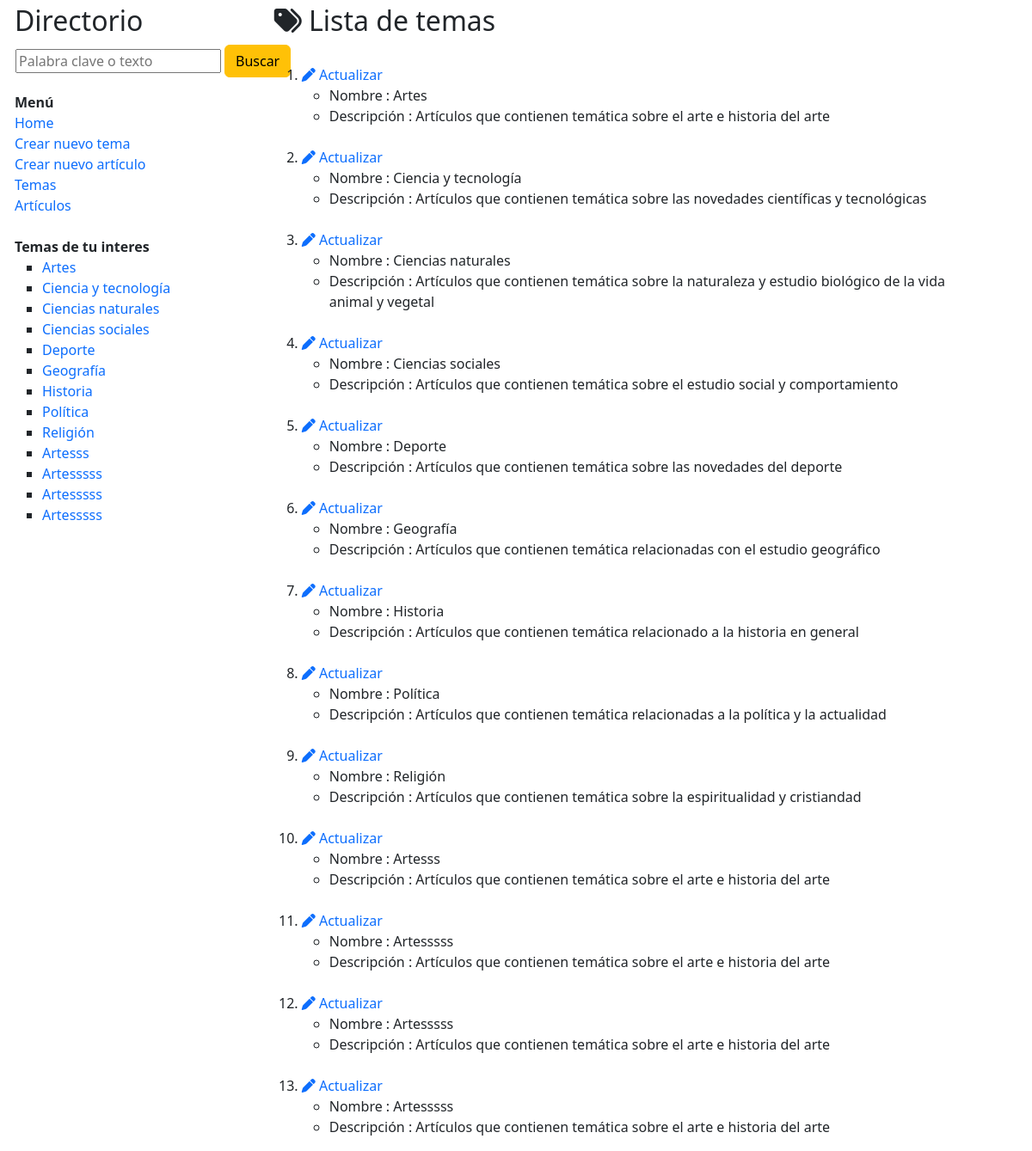
/temas, run on an earlier commit of the app's database.
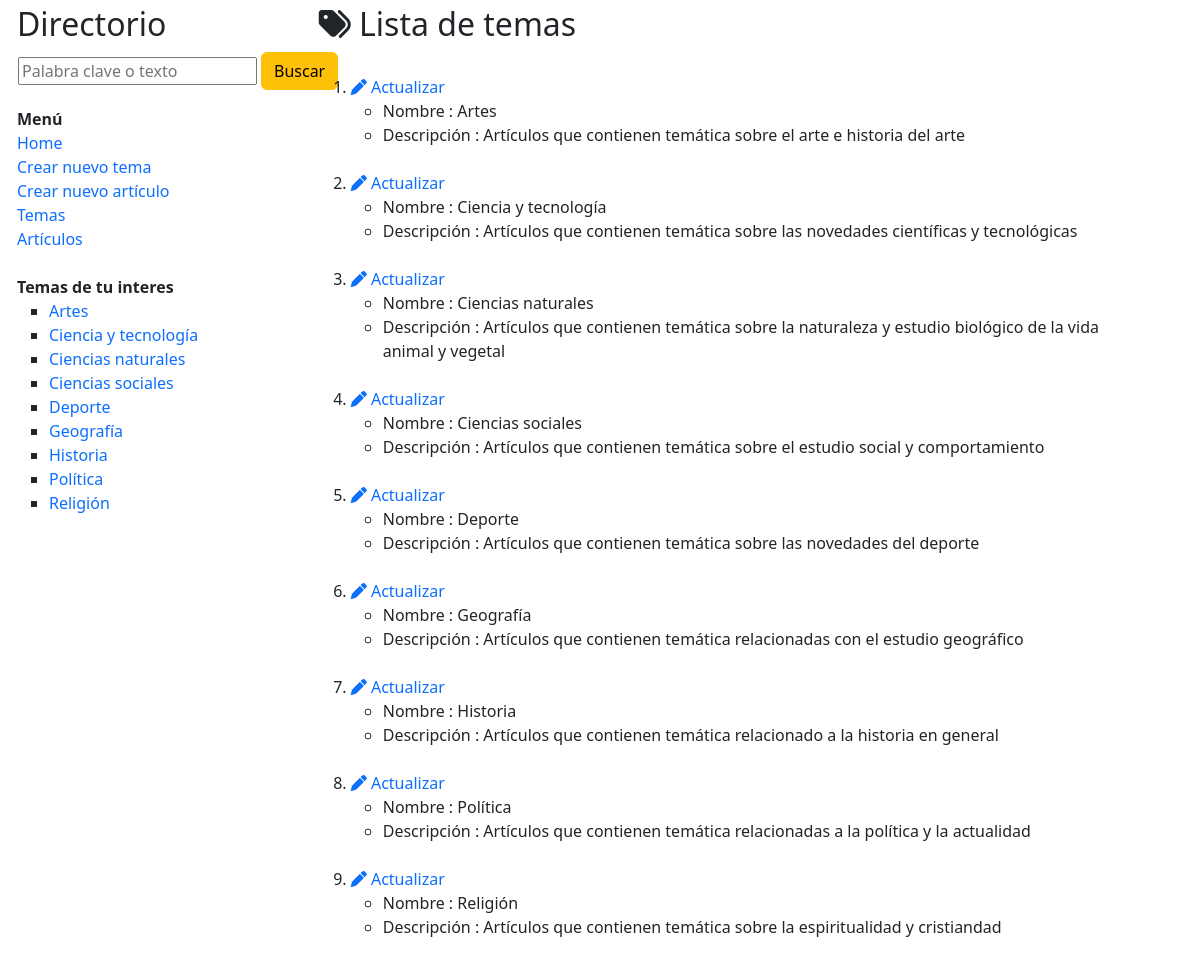
And on a later commit of the database.
### wikiApp/models.py (models this page shows)
class temaWiki(models.Model):
    nombre = models.CharField(max_length=128, null=True, blank=True)
    descripcion = models.CharField(max_length=512, null=True, blank=True)

### wikiApp/views.py (the view)
# urls.py: path('temas', views.temas, name='temas'),
def temas(request):
    listaTemas = temaWiki.objects.all()
    return render(request,'temas.html',{
        'listaTemas': listaTemas
    })

### wikiApp/templates/temas.html (shortened to what this page needs)
{% extends "layout.html" %}
{% block contenido %}
    <h2><i class="fa-solid fa-tags"></i> Lista de temas</h2>
    <ol>
        {% for tema in listaTemas %}
        <br>
        <li><a href="{% url 'wikiApp:actualizarTema' tema.id %}"><i class="fa-solid fa-pen"></i> Actualizar</a>
            <ul>
                <li>Nombre : {{ tema.nombre }}</li>
                <li>Descripción : {{ tema.descripcion }}</li>
            </ul>
        </li>
        {% endfor %}
    </ol>
{% endblock %}

### wikiApp/templates/layout.html (shortened to what this page needs)
{% load static %}
<html>
<head>
    <link href="https://cdn.jsdelivr.net/npm/bootstrap@5.3.0/dist/css/bootstrap.min.css" rel="stylesheet">
    <link rel="stylesheet" href="https://cdnjs.cloudflare.com/ajax/libs/font-awesome/6.3.0/css/all.min.css" />
    <link rel="stylesheet" href="{% static 'css/estilos.css'%}">
</head>
<body>
    <div class="row" style="margin-left:5px; margin-top:5px">
        <div class="col-3">
            <h2>Directorio</h2>
            <div>
                <form method="post" action="{% url 'wikiApp:buscarArticulo' %}">
                    <table>
                        <tr>
                            <td><input type="text" name="texto" placeholder="Palabra clave o texto"></td>
                            <td width="10"></td>
                            <td><input class="btn btn-warning" type="submit" value="Buscar"></td>
                        </tr>
                    </table>
                </form>
            </div>
            <b>Menú</b>
            <div>
                <a href="{% url 'wikiApp:inicio' %}"  >Home</a>
            </div>
            <div>
                <a href="{% url 'wikiApp:nuevoTema' %}">Crear nuevo tema</a>
            </div>
            <div>
                <a href="{% url 'wikiApp:nuevoArticulo' %}">Crear nuevo artículo</a>
            </div>
            <div>
                <a href="{% url 'wikiApp:temas' %}">Temas</a>
            </div>
            <div>
                <a href="{% url 'wikiApp:articulos' %}">Artículos</a>
            </div>
            <br>
            <div>
                <b>Temas de tu interes</b>
                <ul type="square">
                    {% for tema in listaTemas %}
                        <li><a href="{% url 'wikiApp:verTema' tema.id %}">{{ tema.nombre }}</a></li>
                    {% endfor %}
                </ul>
            </div>
        </div>
        <div class="col-8">
            {% block contenido %}
            {% endblock %}
        </div>
    </div>
</body>
</html>

### wikiApp/static/css/estilos.css (style rules this page uses)
a { text-decoration: none; }

What changed in the data, as far as the page shows it:
removed temaWiki: nombre "Artesss", descripcion "Artículos que contienen temática sobre el arte e historia del arte"
removed temaWiki: nombre "Artesssss", descripcion "Artículos que contienen temática sobre el arte e historia del arte"
removed temaWiki: nombre "Artesssss", descripcion "Artículos que contienen temática sobre el arte e historia del arte"
removed temaWiki: nombre "Artesssss", descripcion "Artículos que contienen temática sobre el arte e historia del arte"
